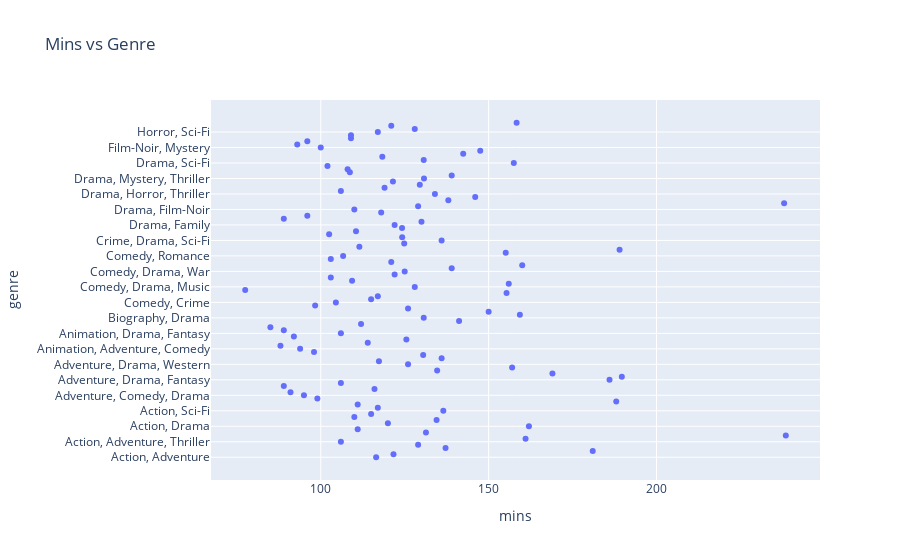

Here is the notebook cell this chart was saved with:
### Code cell
# template
import plotly.express as px
# fig = px.scatter(x=[0, 1, 2, 3, 4], y=[0, 1, 4, 9, 16])
df = pd.read_csv('imdb_scraped.csv')
df['mins'] = df['mins'].apply(lambda x: int(str(x).replace(' min', '')))
df = df.sort_values(['mins'])
grouped_df = df.groupby('genre')['mins'].mean()
grouped_df = grouped_df.reset_index()
# grouped_df['genre'] = grouped_df.index
fig = px.scatter(grouped_df,x='mins', y='genre', title='Mins vs Genre')
fig.show()

### Figure 1 — Plotly figure (JSON) as saved in the notebook; plotly's stock layout.template omitted (floating-point values rounded to 4 significant figures)
{"data": [{"hoverlabel": {"namelength": 0}, "hovertemplate": "mins=%{x}<br>genre=%{y}", "legendgroup": "", "marker": {"color": "#636efa", "symbol": "circle"}, "mode": "markers", "name": "", "showlegend": false, "type": "scatter", "x": [116.5, 121.7, 181, 137.2, 129, 106, 161, 238.5, 131.3, 111, 162, 120, 134.5, 110, 115, 136.5, 117, 111, 188, 99, 95, 91, 116, 89, 106, 186, 189.7, 169, 134.7, 157, 126, 117.3, 136, 130.5, 98, 93.86, 88, 114, 125.5, 92, 106, 89, 85, 112, 141.2, 130.7, 159.3, 150, 126, 98.33, 104.5, 115, 117, 155.3, 77.5, 128, 156, 109.3, 103, 122, 125, 139, 160, 121, 103, 106.7, 155.1, 189, 111.5, 124.9, 136, 124.2, 102.5, 110.5, 124.2, 122, 130, 89, 96, 118, 110, 129, 238, 138, 146, 134, 106, 119, 129.5, 121.5, 130.8, 139, 108.7, 108, 102, 157.5, 130.7, 118.3, 142.4, 147.5, 100, 93, 96, 109, 109, 117, 128, 121, 158.3], "xaxis": "x", "y": ["Action, Adventure", "Action, Adventure, Comedy", "Action, Adventure, Drama", "Action, Adventure, Fantasy", "Action, Adventure, Sci-Fi", "Action, Adventure, Thriller", "Action, Biography, Drama", "Action, Comedy, Crime", "Action, Crime, Drama", "Action, Crime, Thriller", "Action, Drama", "Action, Drama, Mystery", "Action, Drama, Sci-Fi", "Action, Drama, Thriller", "Action, Mystery, Thriller", "Action, Sci-Fi", "Action, Sci-Fi, Thriller", "Action, Thriller", "Adventure, Biography, Drama", "Adventure, Comedy, Crime", "Adventure, Comedy, Drama", "Adventure, Comedy, Fantasy", "Adventure, Comedy, Sci-Fi", "Adventure, Drama", "Adventure, Drama, Family", "Adventure, Drama, Fantasy", "Adventure, Drama, History", "Adventure, Drama, Sci-Fi", "Adventure, Drama, Thriller", "Adventure, Drama, War", "Adventure, Drama, Western", "Adventure, Family, Fantasy", "Adventure, Mystery, Thriller", "Adventure, Sci-Fi", "Animation, Action, Adventure", "Animation, Adventure, Comedy", "Animation, Adventure, Drama", "Animation, Adventure, Family", "Animation, Adventure, Fantasy", "Animation, Comedy, Drama", "Animation, Drama, Fantasy", "Animation, Drama, War", "Animation, Family, Fantasy", "Biography, Comedy, Drama", "Biography, Crime, Drama", "Biography, Drama", "Biography, Drama, History", "Biography, Drama, Music", "Biography, Drama, Sport", "Comedy", "Comedy, Crime", "Comedy, Crime, Drama", "Comedy, Crime, Sport", "Comedy, Drama", "Comedy, Drama, Family", "Comedy, Drama, Music", "Comedy, Drama, Musical", "Comedy, Drama, Romance", "Comedy, Drama, Sci-Fi", "Comedy, Drama, Thriller", "Comedy, Drama, War", "Comedy, Family, Fantasy", "Comedy, Family, Romance", "Comedy, Music, Romance", "Comedy, Musical, Romance", "Comedy, Romance", "Crime, Drama", "Crime, Drama, Fantasy", "Crime, Drama, Film-Noir", "Crime, Drama, Mystery", "Crime, Drama, Sci-Fi", "Crime, Drama, Thriller", "Crime, Mystery, Thriller", "Crime, Thriller", "Drama", "Drama, Family", "Drama, Family, Fantasy", "Drama, Family, Sport", "Drama, Fantasy", "Drama, Fantasy, War", "Drama, Film-Noir", "Drama, History", "Drama, History, Romance", "Drama, History, War", "Drama, Horror", "Drama, Horror, Thriller", "Drama, Music", "Drama, Mystery", "Drama, Mystery, Romance", "Drama, Mystery, Sci-Fi", "Drama, Mystery, Thriller", "Drama, Mystery, War", "Drama, Romance", "Drama, Romance, Sci-Fi", "Drama, Romance, War", "Drama, Sci-Fi", "Drama, Sport", "Drama, Thriller", "Drama, War", "Drama, Western", "Film-Noir, Mystery", "Film-Noir, Mystery, Thriller", "Horror", "Horror, Mystery, Sci-Fi", "Horror, Mystery, Thriller", "Horror, Sci-Fi", "Mystery, Romance, Thriller", "Mystery, Thriller", "Western"], "yaxis": "y"}], "layout": {"legend": {"tracegroupgap": 0}, "title": {"text": "Mins vs Genre"}, "xaxis": {"anchor": "y", "domain": [0, 1], "title": {"text": "mins"}}, "yaxis": {"anchor": "x", "domain": [0, 1], "title": {"text": "genre"}}}}
